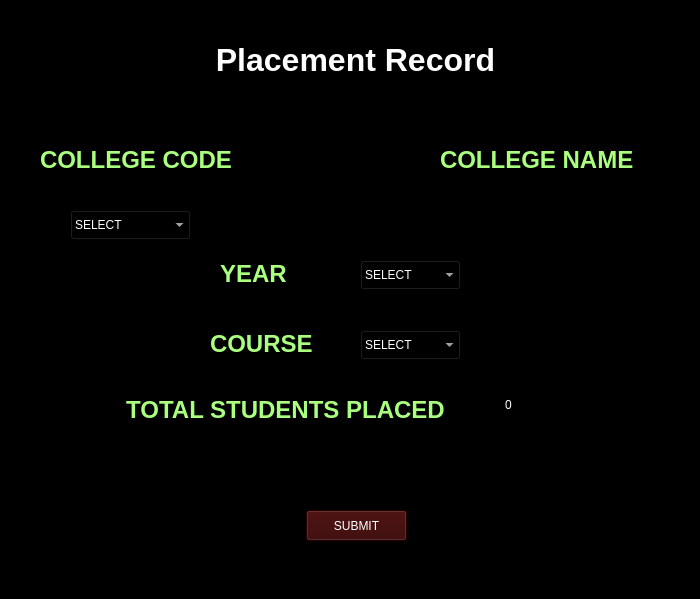
<?xml version="1.0" encoding="UTF-8"?>
<ui version="4.0">
 <class>MainWindow</class>
 <widget class="QMainWindow" name="MainWindow">
  <property name="geometry">
   <rect>
    <x>0</x>
    <y>0</y>
    <width>700</width>
    <height>599</height>
   </rect>
  </property>
  <property name="maximumSize">
   <size>
    <width>700</width>
    <height>700</height>
   </size>
  </property>
  <property name="windowTitle">
   <string>Placement Record</string>
  </property>
  <property name="windowIcon">
   <iconset>
    <normaloff>:/images/if_Picture7_3289566.png</normaloff>:/images/if_Picture7_3289566.png</iconset>
  </property>
  <property name="styleSheet">
   <string notr="true">background-color: rgb(0, 0, 0);</string>
  </property>
  <widget class="QWidget" name="centralwidget">
   <widget class="QLineEdit" name="clgname">
    <property name="geometry">
     <rect>
      <x>459</x>
      <y>210</y>
      <width>211</width>
      <height>30</height>
     </rect>
    </property>
    <property name="styleSheet">
     <string notr="true">;
font: 75 14pt &quot;MS Shell Dlg 2&quot;;
color: rgb(255, 255, 255);</string>
    </property>
    <property name="readOnly">
     <bool>true</bool>
    </property>
   </widget>
   <widget class="QLabel" name="label_2">
    <property name="geometry">
     <rect>
      <x>40</x>
      <y>140</y>
      <width>251</width>
      <height>40</height>
     </rect>
    </property>
    <property name="styleSheet">
     <string notr="true">font: 10pt &quot;MS Shell Dlg 2&quot;;</string>
    </property>
    <property name="text">
     <string>&lt;html&gt;&lt;head/&gt;&lt;body&gt;&lt;p&gt;&lt;span style=&quot; font-size:18pt; font-weight:600; color:#aaff7f;&quot;&gt;COLLEGE CODE&lt;/span&gt;&lt;/p&gt;&lt;/body&gt;&lt;/html&gt;</string>
    </property>
   </widget>
   <widget class="QLabel" name="label_8">
    <property name="geometry">
     <rect>
      <x>440</x>
      <y>140</y>
      <width>231</width>
      <height>40</height>
     </rect>
    </property>
    <property name="text">
     <string>&lt;html&gt;&lt;head/&gt;&lt;body&gt;&lt;p&gt;&lt;span style=&quot; font-size:18pt; font-weight:600; color:#aaff7f;&quot;&gt;COLLEGE NAME&lt;/span&gt;&lt;/p&gt;&lt;/body&gt;&lt;/html&gt;</string>
    </property>
   </widget>
   <widget class="QComboBox" name="comboBoxcode">
    <property name="geometry">
     <rect>
      <x>70</x>
      <y>210</y>
      <width>121</width>
      <height>30</height>
     </rect>
    </property>
    <property name="styleSheet">
     <string notr="true">font: 14pt &quot;MS Shell Dlg 2&quot;;
color: rgb(255, 255, 255);</string>
    </property>
    <item>
     <property name="text">
      <string>SELECT</string>
     </property>
    </item>
   </widget>
   <widget class="QLabel" name="label">
    <property name="geometry">
     <rect>
      <x>50</x>
      <y>10</y>
      <width>611</width>
      <height>101</height>
     </rect>
    </property>
    <property name="text">
     <string>&lt;html&gt;&lt;head/&gt;&lt;body&gt;&lt;p align=&quot;center&quot;&gt;&lt;span style=&quot; font-size:24pt; font-weight:600; color:#ffffff;&quot;&gt;Placement Record&lt;/span&gt;&lt;/p&gt;&lt;/body&gt;&lt;/html&gt;</string>
    </property>
   </widget>
   <widget class="QLabel" name="label_3">
    <property name="geometry">
     <rect>
      <x>220</x>
      <y>260</y>
      <width>101</width>
      <height>42</height>
     </rect>
    </property>
    <property name="text">
     <string>&lt;html&gt;&lt;head/&gt;&lt;body&gt;&lt;p&gt;&lt;span style=&quot; font-size:18pt; font-weight:600; color:#aaff7f;&quot;&gt;YEAR&lt;/span&gt;&lt;br/&gt;&lt;/p&gt;&lt;/body&gt;&lt;/html&gt;</string>
    </property>
   </widget>
   <widget class="QComboBox" name="comboBoxyear">
    <property name="geometry">
     <rect>
      <x>360</x>
      <y>260</y>
      <width>101</width>
      <height>30</height>
     </rect>
    </property>
    <property name="styleSheet">
     <string notr="true">font: 14pt &quot;MS Shell Dlg 2&quot;;
color: rgb(255, 255, 255);</string>
    </property>
    <item>
     <property name="text">
      <string>SELECT</string>
     </property>
    </item>
   </widget>
   <widget class="QLabel" name="label_4">
    <property name="geometry">
     <rect>
      <x>90</x>
      <y>390</y>
      <width>391</width>
      <height>40</height>
     </rect>
    </property>
    <property name="text">
     <string>&lt;html&gt;&lt;head/&gt;&lt;body&gt;&lt;p align=&quot;center&quot;&gt;&lt;span style=&quot; font-size:18pt; font-weight:600; color:#aaff7f;&quot;&gt;TOTAL STUDENTS PLACED&lt;/span&gt;&lt;/p&gt;&lt;/body&gt;&lt;/html&gt;</string>
    </property>
   </widget>
   <widget class="QComboBox" name="comboBoxbranch">
    <property name="geometry">
     <rect>
      <x>360</x>
      <y>330</y>
      <width>101</width>
      <height>30</height>
     </rect>
    </property>
    <property name="styleSheet">
     <string notr="true">font: 14pt &quot;MS Shell Dlg 2&quot;;
color: rgb(255, 255, 255);</string>
    </property>
    <item>
     <property name="text">
      <string>SELECT</string>
     </property>
    </item>
   </widget>
   <widget class="QLabel" name="label_5">
    <property name="geometry">
     <rect>
      <x>210</x>
      <y>330</y>
      <width>131</width>
      <height>29</height>
     </rect>
    </property>
    <property name="text">
     <string>&lt;html&gt;&lt;head/&gt;&lt;body&gt;&lt;p&gt;&lt;span style=&quot; font-size:18pt; font-weight:600; color:#aaff7f;&quot;&gt;COURSE&lt;/span&gt;&lt;br/&gt;&lt;/p&gt;&lt;/body&gt;&lt;/html&gt;</string>
    </property>
   </widget>
   <widget class="QSpinBox" name="placed">
    <property name="geometry">
     <rect>
      <x>500</x>
      <y>390</y>
      <width>71</width>
      <height>30</height>
     </rect>
    </property>
    <property name="styleSheet">
     <string notr="true">font: 75 14pt &quot;MS Shell Dlg 2&quot;;
color: rgb(255, 255, 255);</string>
    </property>
    <property name="buttonSymbols">
     <enum>QAbstractSpinBox::NoButtons</enum>
    </property>
    <property name="showGroupSeparator" stdset="0">
     <bool>false</bool>
    </property>
    <property name="maximum">
     <number>1000</number>
    </property>
    <property name="singleStep">
     <number>3</number>
    </property>
   </widget>
   <widget class="QPushButton" name="btnsubmit">
    <property name="geometry">
     <rect>
      <x>306</x>
      <y>510</y>
      <width>101</width>
      <height>31</height>
     </rect>
    </property>
    <property name="styleSheet">
     <string notr="true">font: 75 14pt &quot;MS Shell Dlg 2&quot;;
background-color: rgb(53, 0, 0);
color: rgb(255, 255, 255);</string>
    </property>
    <property name="text">
     <string>SUBMIT</string>
    </property>
   </widget>
  </widget>
  <widget class="QStatusBar" name="statusbar"/>
 </widget>
 <resources>
  <include location="Resources/managerlogin.qrc"/>
 </resources>
 <connections/>
</ui>
